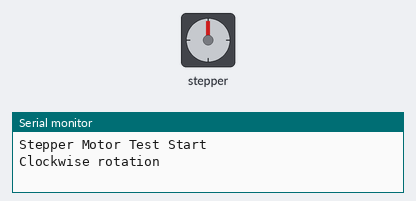
Recording of a sketch running on a simulated Arduino Uno, built with avr-gcc and run on an emulated ATmega328P. Parts: stepper motor, the last lines printed to the serial monitor. Stepper angles assume 2048 steps per turn.

Above: at 0.05 s.
At 3.05 s:
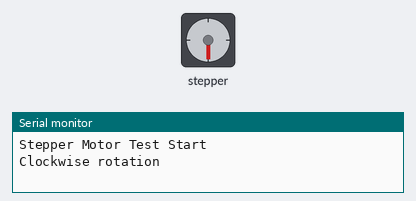
At 6.05 s:
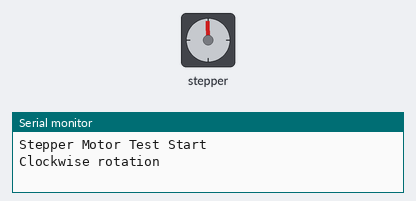
At 12.75 s:
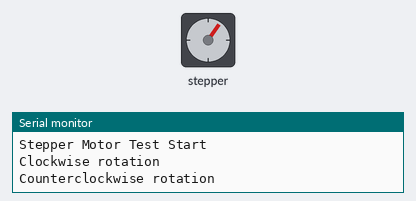
Timing chart, 0 to 18.3 s (numbered marks = the images above):
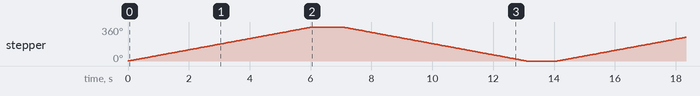

The sketch:

StepperMotor071025.ino
```cpp
#include <Stepper.h>

const int stepsPerRevolution = 2048;
// Create Stepper object with pin sequence IN1-IN3-IN2-IN4
Stepper myStepper(stepsPerRevolution, 8, 10, 9, 2);
void setup() {
  myStepper.setSpeed(10); // Set speed in RPM
  Serial.begin(9600);
  Serial.println("Stepper Motor Test Start");
}
void loop() {
  Serial.println("Clockwise rotation");
  myStepper.step(stepsPerRevolution);  // 1 full rotation clockwise
  delay(1000);
  Serial.println("Counterclockwise rotation");
  myStepper.step(-stepsPerRevolution); // 1 full rotation counterclockwise
  delay(1000);
}
```

Measured:
- by itself, stepper: turns 360° clockwise in 6.0 s, then 360° counter-clockwise in 6.0 s, repeating every 14.1 s
